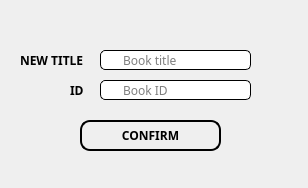
<?xml version="1.0" encoding="UTF-8"?>
<ui version="4.0">
 <class>MainWindow</class>
 <widget class="QMainWindow" name="MainWindow">
  <property name="geometry">
   <rect>
    <x>0</x>
    <y>0</y>
    <width>308</width>
    <height>188</height>
   </rect>
  </property>
  <property name="windowTitle">
   <string>MainWindow</string>
  </property>
  <widget class="QWidget" name="centralwidget">
   <widget class="QWidget" name="widget" native="true">
    <property name="geometry">
     <rect>
      <x>0</x>
      <y>0</y>
      <width>311</width>
      <height>191</height>
     </rect>
    </property>
    <widget class="QPushButton" name="enter_button">
     <property name="geometry">
      <rect>
       <x>80</x>
       <y>120</y>
       <width>141</width>
       <height>31</height>
      </rect>
     </property>
     <property name="font">
      <font>
       <family>Lucida Fax</family>
       <weight>75</weight>
       <bold>true</bold>
      </font>
     </property>
     <property name="cursor">
      <cursorShape>OpenHandCursor</cursorShape>
     </property>
     <property name="styleSheet">
      <string notr="true">QPushButton{
	border-style:outset;
	border-width:2px;
	border-radius:10px;
	border-color:black;
}

QPushButton:hover{
	border-style:outset;
	border-width:2px;
	border-radius:10px;
	border-color:black;
	border-color:rgb(51, 143, 255);
	color: rgb(51, 143, 255);
}</string>
     </property>
     <property name="text">
      <string>CONFIRM</string>
     </property>
    </widget>
    <widget class="QLineEdit" name="title_input">
     <property name="geometry">
      <rect>
       <x>100</x>
       <y>50</y>
       <width>151</width>
       <height>20</height>
      </rect>
     </property>
     <property name="font">
      <font>
       <family>Lucida Fax</family>
      </font>
     </property>
     <property name="styleSheet">
      <string notr="true">QLineEdit{
	background-color: white;
	border-style: outset;
	border-width: 1px;
	border-radius: 5px;
	padding-left: 20px;
	padding-right: 20px;
}

QLineEdit:hover{
	border-width: 2px;
	border-color:rgb(51, 143, 255);
}

QLineEdit:focus{
	border-width: 2px;
	border-color:rgb(51, 143, 255);
}</string>
     </property>
     <property name="placeholderText">
      <string>Book title</string>
     </property>
    </widget>
    <widget class="QLabel" name="title_label_2">
     <property name="geometry">
      <rect>
       <x>20</x>
       <y>50</y>
       <width>71</width>
       <height>21</height>
      </rect>
     </property>
     <property name="font">
      <font>
       <family>Lucida Fax</family>
       <pointsize>9</pointsize>
       <weight>75</weight>
       <italic>false</italic>
       <bold>true</bold>
      </font>
     </property>
     <property name="text">
      <string>NEW TITLE</string>
     </property>
    </widget>
    <widget class="QLabel" name="background_label">
     <property name="geometry">
      <rect>
       <x>-180</x>
       <y>-110</y>
       <width>501</width>
       <height>361</height>
      </rect>
     </property>
     <property name="minimumSize">
      <size>
       <width>501</width>
       <height>361</height>
      </size>
     </property>
     <property name="maximumSize">
      <size>
       <width>501</width>
       <height>361</height>
      </size>
     </property>
     <property name="text">
      <string/>
     </property>
     <property name="pixmap">
      <pixmap>Source_imgs/bckgrnd_01.jpg</pixmap>
     </property>
    </widget>
    <widget class="QLineEdit" name="id_input">
     <property name="geometry">
      <rect>
       <x>100</x>
       <y>80</y>
       <width>151</width>
       <height>20</height>
      </rect>
     </property>
     <property name="font">
      <font>
       <family>Lucida Fax</family>
      </font>
     </property>
     <property name="styleSheet">
      <string notr="true">QLineEdit{
	background-color: white;
	border-style: outset;
	border-width: 1px;
	border-radius: 5px;
	padding-left: 20px;
	padding-right: 20px;
}

QLineEdit:hover{
	border-width: 2px;
	border-color:rgb(51, 143, 255);
}

QLineEdit:focus{
	border-width: 2px;
	border-color:rgb(51, 143, 255);
}</string>
     </property>
     <property name="placeholderText">
      <string>Book ID</string>
     </property>
    </widget>
    <widget class="QLabel" name="name_label">
     <property name="geometry">
      <rect>
       <x>70</x>
       <y>80</y>
       <width>31</width>
       <height>21</height>
      </rect>
     </property>
     <property name="font">
      <font>
       <family>Lucida Fax</family>
       <pointsize>9</pointsize>
       <weight>75</weight>
       <italic>false</italic>
       <bold>true</bold>
      </font>
     </property>
     <property name="text">
      <string>ID</string>
     </property>
    </widget>
    <zorder>background_label</zorder>
    <zorder>enter_button</zorder>
    <zorder>title_input</zorder>
    <zorder>title_label_2</zorder>
    <zorder>id_input</zorder>
    <zorder>name_label</zorder>
   </widget>
  </widget>
 </widget>
 <resources/>
 <connections/>
</ui>
